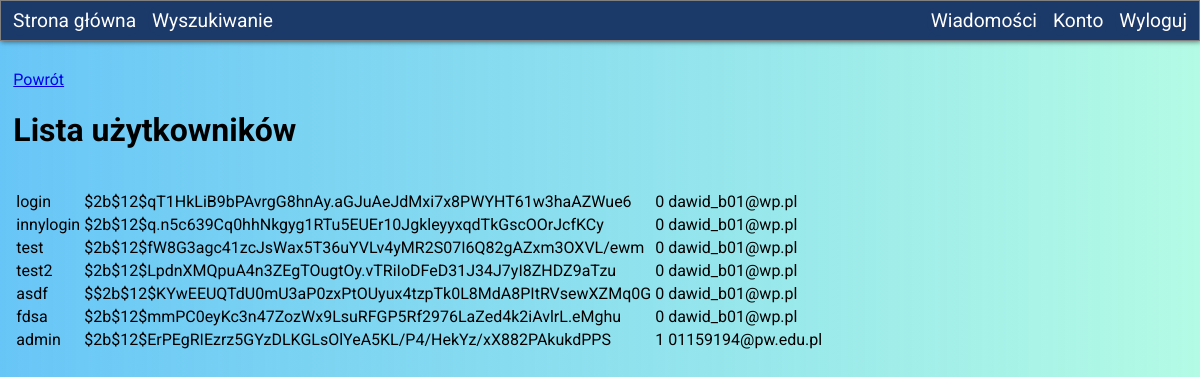
Page /userList (signed in) on the earlier database version.
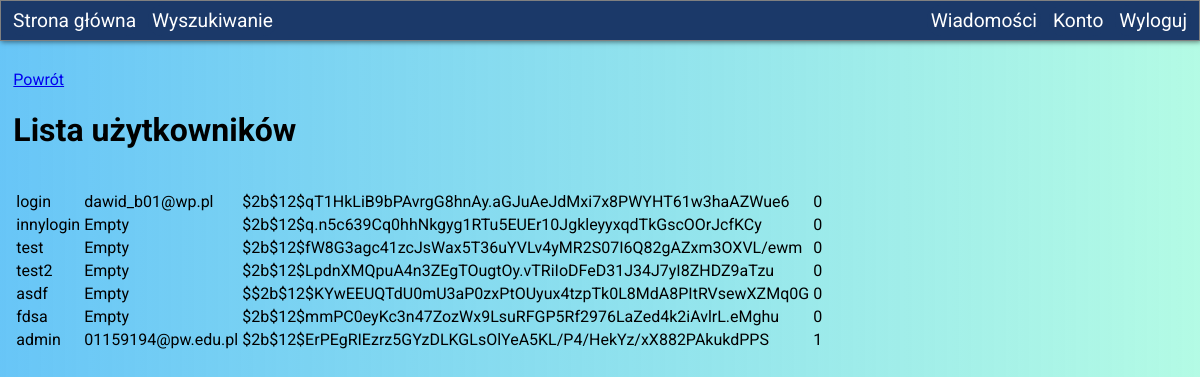
Same page on the later database version.
### tables this page shows
CREATE TABLE user
(
    username TEXT(32) PRIMARY KEY,
    email TEXT(64),
    password TEXT(128) NOT NULL,
    isadmin INTEGER
);

### app/start.py (the view)
@app.route("/userList", methods=["GET"])
@requireAdmin
def userListPage():
    return render_template("userList.html", users=getAllUsers())

### app/User.py (called while the page is built)
def getAllUsers():
    return mydb.query("SELECT * FROM user")

    def isAdmin(self):
        return self.queryField("isadmin") == 1

    def queryField(self, field):
        return mydb.querySingle(
            f"SELECT {field} FROM user WHERE username = '{self.username}'"
        )[0]

### app/mydb.py (called while the page is built)
def query(sql):
    with closing(sqlite3.connect(DB_PATH)) as con, con, closing(con.cursor()) as cur:
        cur.execute(sql)
        return cur.fetchall()

def querySingle(sql):
    with closing(sqlite3.connect(DB_PATH)) as con, con, closing(con.cursor()) as cur:
        cur.execute(sql)
        return cur.fetchone()

### app/start.py (called while the page is built)
def requireAdmin(func):
    @functools.wraps(func)
    def internal(*args, **kwargs):
        if not isCurrentUserAdmin():
            return "Brak uprawnień <br> <a href='" + url_for("indexPage") + "'>Strona główna</a>"
        return func(*args, **kwargs)
    return internal

def isLoggedin():
    return session.get("login", None) != None

def isCurrentUserAdmin():
    if not isLoggedin():
        return False
    return User(session["login"]).isAdmin()

### app/templates/userList.html (shortened to what this page needs)
{%extends "base.html"%}
{%block contents%}
<p><a href="{{url_for('indexPage')}}">Powrót</a></p>
<h1>Lista użytkowników</h1>
<br>
{% if users|length %}
<div class="searchTable">
    <table>
        <tbody>
            {% for row in users %}
            <tr>
                {% for data in row %}
                <td>{{ data }}</td>
                {% endfor %}
            </tr>
            {% endfor %}
        </tbody>
    </table>
</div>
{% else %}
<p>Nie znaleziono żadnych użytkowników</p>
{% endif %}
{%endblock%}

### app/templates/base.html (shortened to what this page needs)
<!DOCTYPE html>
<html>
<head>
    <link rel="stylesheet" href="{{ url_for('static', filename='css/styles.css') }}">
    <link rel="stylesheet" href="{{ url_for('static', filename='css/navbar.css') }}">
</head>
<body>
    <div class="navbar">
        <ul id="navbarList">
            <li>
                <a href="{{url_for('indexPage')}}">Strona główna</a>
            </li>
            <li>
                <a href="{{url_for('carSearchPage')}}">Wyszukiwanie</a>
            </li>
            <li class="end-item">
                <a href="{{url_for('logout')}}">Wyloguj</a>
            </li>
            <li class="end-item">
                <a href="{{url_for('accountPage')}}">Konto</a>
            </li>
            <li class="end-item notification">
                <a href="{{url_for('emailPage')}}">
                    <span>Wiadomości</span>
                </a>
            </li>
        </ul>
    </div>
    <div class="contents">
        {%block contents%}{%endblock%}
    </div>
</body>
</html>

### app/static/css/styles.css (style rules this page uses)
:root { --background-gradient:linear-gradient(90deg, rgba(66, 183, 245,0.8), rgba(66, 245, 189,0.4)); --table-odd-row-color: rgb(209, 212, 211); --accent:rgb(66, 133, 244); --dark-gray: rgba(0,0,0, 0.8); --error:rgba(255, 0, 0, 0.8); --input-bg: rgba(0,0,0, 0.1); --table-even-row-color:rgba(0,0,0, 0.2); --table-odd-row-color:rgba(0,0,0, 0.10); --table-hover: rgba(0,0,0, 0.30); }
body { margin:0; background: var(--background-gradient); font-family: "Roboto", sans-serif; }
.contents { padding: 10pt; }

### app/static/css/navbar.css (style rules this page uses)
:root { --navbar-color: rgb(27, 57, 105); --navbar-text-color: white; }
.navbar>ul { background-color: var(--navbar-color); color: var(--navbar-text-color); border: 1px solid gray; z-index: 100; max-width: 100%; list-style-type: none; margin: 0; padding: 4px; overflow: hidden; height: max-content; box-shadow: 1px 1px 5px rgba(0,0,0,.5); font-size: 1.2em; }
.navbar>ul>li { float: left; padding: 2px, 0px; margin: 0px 4px; background-color: inherit; color: inherit; }
.navbar>ul>li.end-item { float: right; }
.navbar>ul>li>a { display: block; padding: 4px; appearance: button; text-decoration: none; border-radius: 14px; background-color: inherit; color: inherit; }

Differences in the rows shown:
computed for user "login": email "$2b$12$qT1HkLiB9bPAvrgG8hnAy.aGJuAeJdMxi7x8PWYHT61w3haAZWue6" → "dawid_b01@wp.pl"; password "dawid_b01@wp.pl" → "$2b$12$qT1HkLiB9bPAvrgG8hnAy.aGJuAeJdMxi7x8PWYHT61w3haAZWue6"
changed user "innylogin": email "$2b$12$q.n5c639Cq0hhNkgyg1RTu5EUEr10JgkleyyxqdTkGscOOrJcfKCy" → "Empty"; password "dawid_b01@wp.pl" → "$2b$12$q.n5c639Cq0hhNkgyg1RTu5EUEr10JgkleyyxqdTkGscOOrJcfKCy"
changed user "test": email "$2b$12$fW8G3agc41zcJsWax5T36uYVLv4yMR2S07I6Q82gAZxm3OXVL/ewm" → "Empty"; password "dawid_b01@wp.pl" → "$2b$12$fW8G3agc41zcJsWax5T36uYVLv4yMR2S07I6Q82gAZxm3OXVL/ewm"
changed user "test2": email "$2b$12$LpdnXMQpuA4n3ZEgTOugtOy.vTRiIoDFeD31J34J7yI8ZHDZ9aTzu" → "Empty"; password "dawid_b01@wp.pl" → "$2b$12$LpdnXMQpuA4n3ZEgTOugtOy.vTRiIoDFeD31J34J7yI8ZHDZ9aTzu"
changed user "asdf": email "$$2b$12$KYwEEUQTdU0mU3aP0zxPtOUyux4tzpTk0L8MdA8PItRVsewXZMq0G" → "Empty"; password "dawid_b01@wp.pl" → "$$2b$12$KYwEEUQTdU0mU3aP0zxPtOUyux4tzpTk0L8MdA8PItRVsewXZMq0G"
changed user "fdsa": email "$2b$12$mmPC0eyKc3n47ZozWx9LsuRFGP5Rf2976LaZed4k2iAvlrL.eMghu" → "Empty"; password "dawid_b01@wp.pl" → "$2b$12$mmPC0eyKc3n47ZozWx9LsuRFGP5Rf2976LaZed4k2iAvlrL.eMghu"
computed for user "admin": email "$2b$12$ErPEgRIEzrz5GYzDLKGLsOlYeA5KL/P4/HekYz/xX882PAkukdPPS" → "01159194@pw.edu.pl"; password "01159194@pw.edu.pl" → "$2b$12$ErPEgRIEzrz5GYzDLKGLsOlYeA5KL/P4/HekYz/xX882PAkukdPPS"
